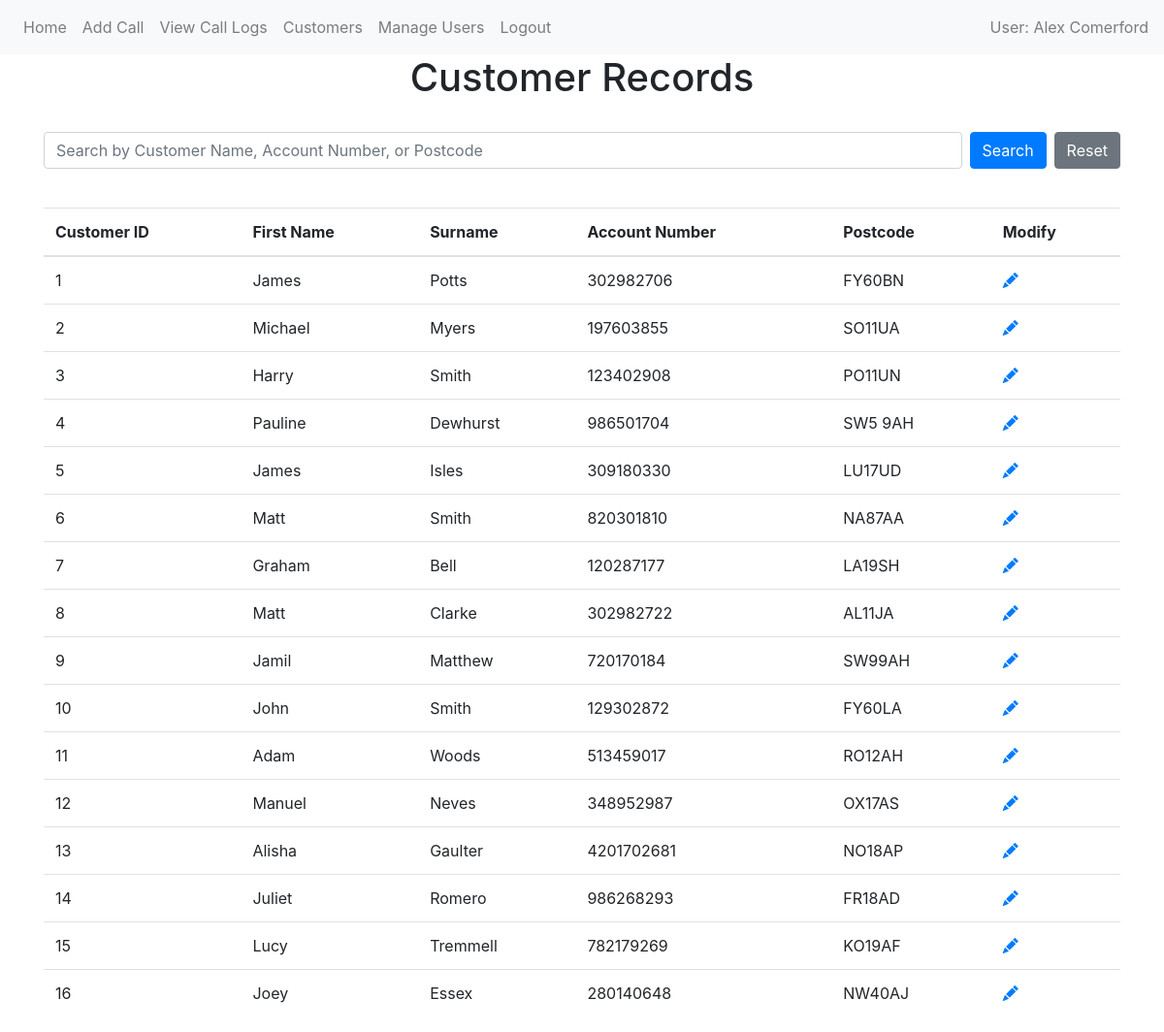
Page /customers (signed in) on the earlier database version.
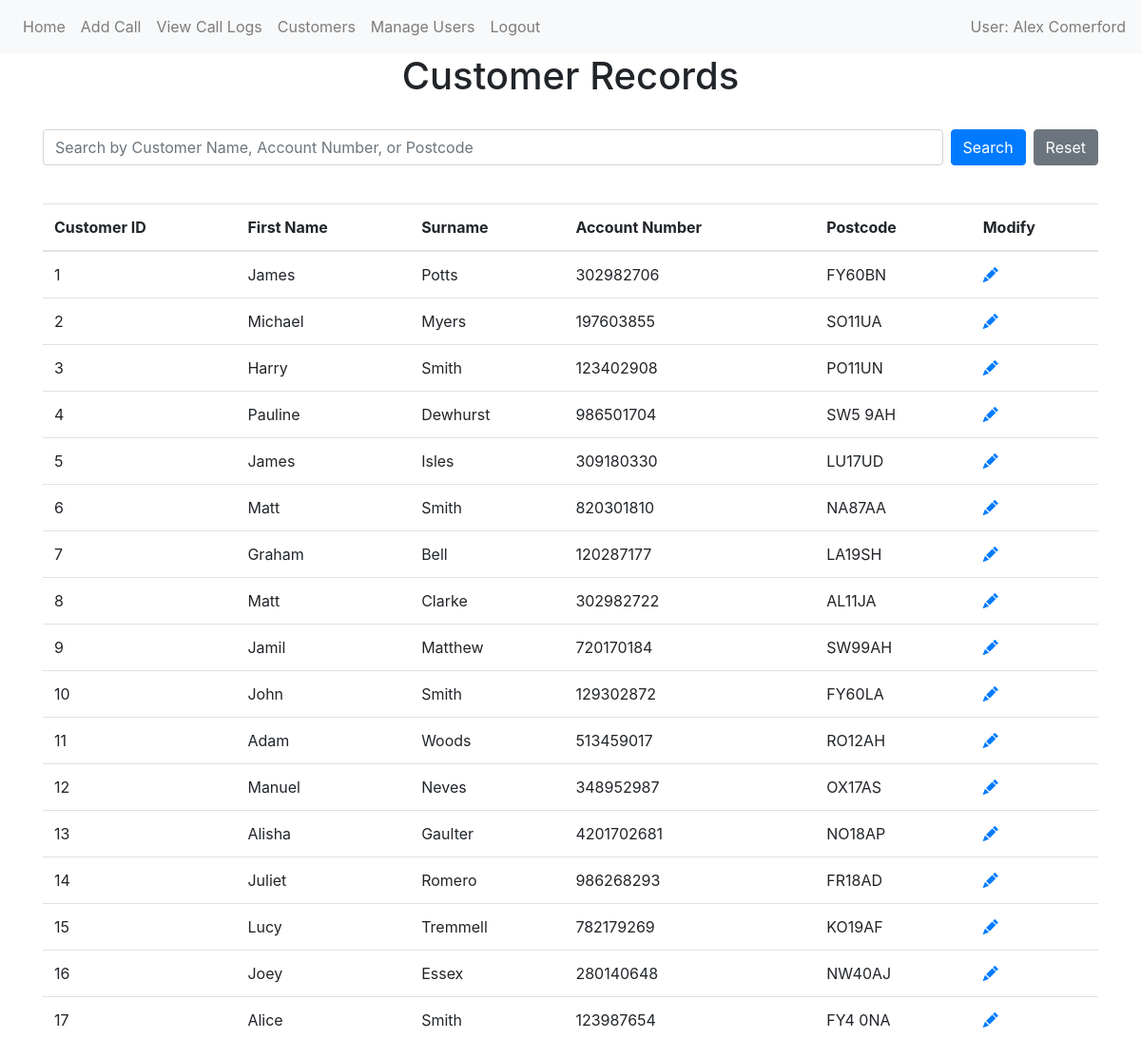
Same page on the later database version.
### website/models/customer.py (models this page shows)
class Customer(db.Model):
    id = db.Column(db.Integer, primary_key=True)
    first_name = db.Column(db.String(100))
    last_name = db.Column(db.String(50))
    account_number = db.Column(db.Integer, unique=True)
    postcode = db.Column(db.String(8))
    calls = relationship('Call', back_populates='customer')

### website/views/customers/view.py (the view)
@views.route('/customers', methods=['GET'])
@login_required
def view_customers():
     search = request.args.get('customer_search')
     if search:
        customers = Customer.query.filter(
            (Customer.first_name.ilike(f'%{search}%')) |
            (Customer.last_name.ilike(f'%{search}%')) |
            (Customer.account_number.ilike(f'%{search}%')) |
            (Customer.postcode.ilike(f'%{search}%'))).all()
     else:
        customers = Customer.query.all()
     return render_template('customers/view.html', customers=customers, user=current_user)

### website/__init__.py (called while the page is built)
def create_app():
    app = Flask(__name__)
    app.config['SECRET_KEY'] = 'hjshjhdjah kjshkjdhjs'
    app.config['SQLALCHEMY_DATABASE_URI'] = f'sqlite:///{DB_NAME}'
    db.init_app(app)
    migrate.init_app(app, db)
    from website.models import User, Call, Customer  #Importing all models
    login_manager = LoginManager()
    login_manager.login_view = 'auth.login'
    login_manager.init_app(app)
    from .views import views
    from .views.auth import auth
    from .views.admin.manage_users import admin
    app.register_blueprint(views, url_prefix='/')
    app.register_blueprint(auth, url_prefix='/')
    app.register_blueprint(admin, url_prefix='/')
    from flask_login import current_user
    @app.context_processor
    def inject_user():
        return dict(user=current_user)
    @login_manager.user_loader
    def load_user(id):
        return User.query.get(int(id))
    return app

### website/templates/customers/view.html (shortened to what this page needs)
{% extends "shared/base.html" %}  {% block content %}
    <h1 align="center">Customer Records</h1>
    <form method="GET" action="{{ url_for('views.view_customers') }}" class="mb-3">
      <div class="d-flex">
      <input type="text" name="customer_search" class="form-control" placeholder="Search by Customer Name, Account Number, or Postcode" value="{{ request.args.get('customer_search', '') }}">
      <button type="submit" class="btn btn-primary ml-2">Search</button>
        <a href="{{ url_for('views.view_customers') }}" class="btn btn-secondary ml-2">Reset</a>
      </div>
    </form>
    <table class="table table-hover">
      <thead>
        <tr>
          <th>Customer ID</th>
          <th>First Name</th>
          <th>Surname</th>
          <th>Account Number</th>
          <th>Postcode</th>
          <th>Modify</th>
        </tr>
      </thead>
      <tbody>
        {% for customer in customers %}
        <tr>
          <td>{{ customer.id }}</td>
          <td>{{ customer.first_name | title }}</td>
          <td>{{ customer.last_name | title }}</td>
          <td>{{ customer.account_number }}</td>
          <td>{{ customer.postcode | upper }}</td>
          <td>
            <a href="{{ url_for('views.edit_customer', id=customer.id) }}">
              <i class="bi bi-pencil-fill"></i>
            </a>
          </td>
        </tr>
        {% endfor %}
      </tbody>
    </table>
    {% endblock %}

Differences in the rows shown:
added Customer: id "17", first_name "Alice", last_name "Smith", account_number "123987654", postcode "FY4 0NA"
